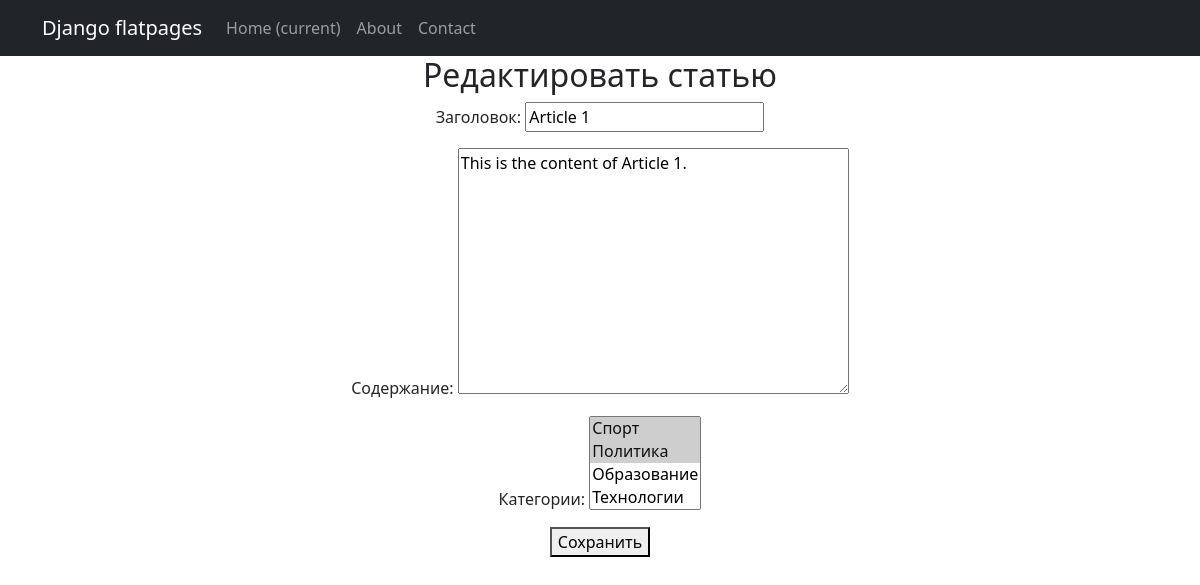
Before: /article/7/edit/ (signed in) with the older database file.
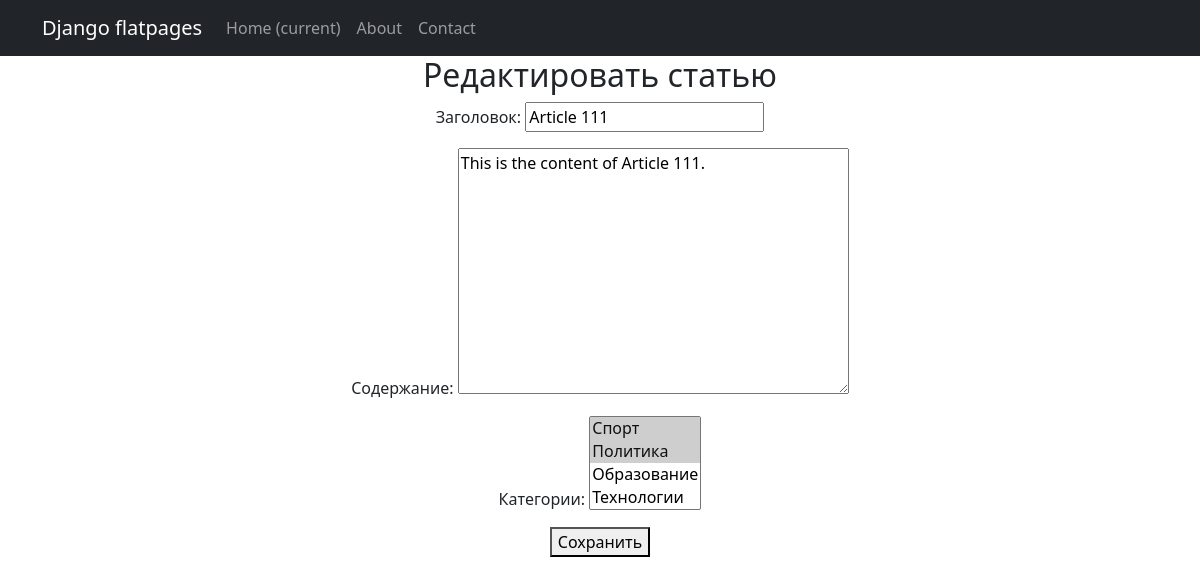
After: the same page with the newer database file.
### models_app/models.py (models this page shows, shortened)
class Post(models.Model):
    ARTICLE = 'AR'
    NEWS = 'NW'
    POST_TYPE_CHOICES = [
        (ARTICLE, 'Article'),
        (NEWS, 'News'),
    ]
    author = models.ForeignKey(Author, on_delete=models.CASCADE, related_name='posts')
    post_type = models.CharField(max_length=2, choices=POST_TYPE_CHOICES, default=ARTICLE)
    created_at = models.DateTimeField(auto_now_add=True)
    categories = models.ManyToManyField(Category, related_name='posts')
    title = models.CharField(max_length=255)
    content = models.TextField()
    rating = models.IntegerField(default=0)

### models_app/views.py (the view)
# urls.py: path('article/<int:pk>/edit/', ArticleUpdateView.as_view(), name='article_edit'),
class ArticleUpdateView(PermissionRequiredMixin, LoginRequiredMixin, UpdateView):
    permission_required = ('models_app.change_post',)
    model = Post
    form_class = PostChangeForm
    template_name = 'article_edit.html'
    success_url = reverse_lazy('news_list')
    def get_queryset(self):
        return Post.objects.filter(post_type=Post.ARTICLE)  # Фильтруем только статьи

### models_app/forms.py
class PostChangeForm(forms.ModelForm):
    class Meta:
        model = Post
        fields = ['title', 'content', 'categories']
        labels = {
            'title': 'Заголовок',
            'content': 'Содержание',
            'categories': 'Категории'
        }

### models_app/models.py (called while the page is built)
    def __str__(self):
        return self.name.title()

### templates/article_edit.html (shortened to what this page needs)
{% extends 'flatpages/default.html' %}
{% block content %}
<h2>Редактировать статью</h2>
<form method="post">
    {{ form.as_p }}
    <button type="submit">Сохранить</button>
</form>
{% endblock content %}

Changed rows visible on the page:
changed Post: title "Article 1" → "Article 111"; content "This is the content of Article 1." → "This is the content of Article 111."
